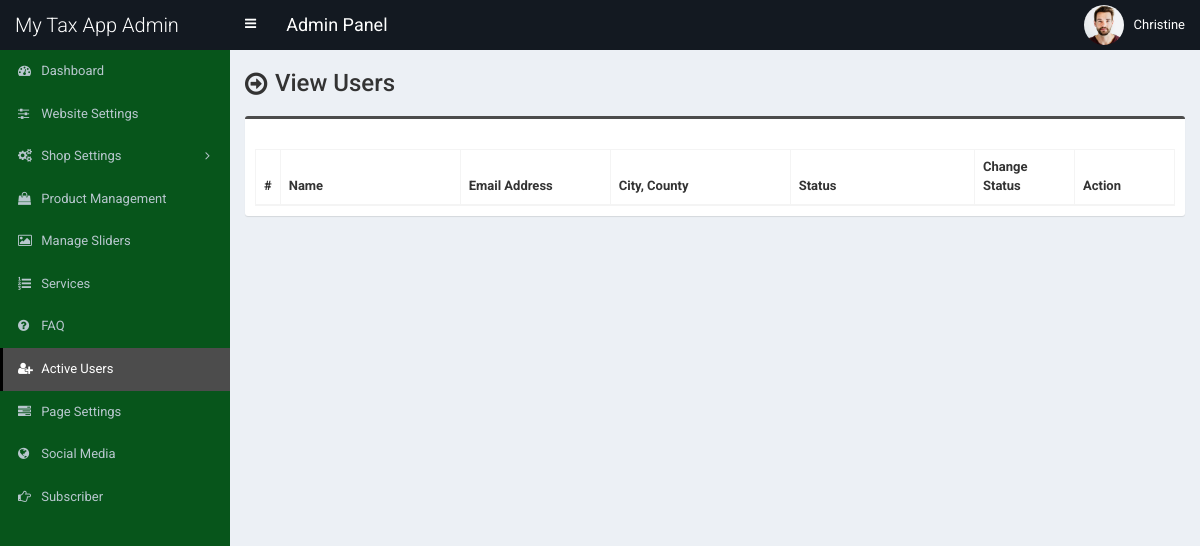
Page /admin/users.php (signed in) on the earlier database version.
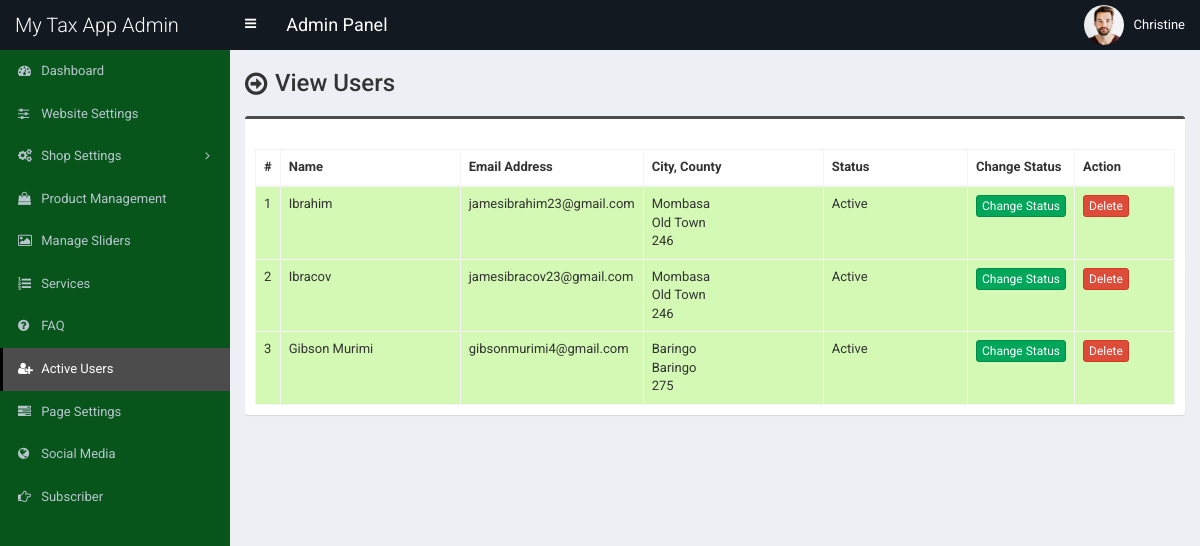
Same page on the later database version.
### tables this page shows
CREATE TABLE `tbl_customer` (
  `cust_id` int(11) NOT NULL,
  `cust_name` varchar(100) NOT NULL,
  `cust_cname` varchar(100) NOT NULL,
  `cust_email` varchar(100) NOT NULL,
  `cust_phone` varchar(50) NOT NULL,
  `cust_county` int(11) NOT NULL,
  `cust_address` mediumtext NOT NULL,
  `cust_town` varchar(100) NOT NULL,
  `cust_location` varchar(100) NOT NULL,
  `cust_zip` varchar(30) NOT NULL,
  `cust_b_name` varchar(100) NOT NULL,
  `cust_b_cname` varchar(100) NOT NULL,
  `cust_b_phone` varchar(50) NOT NULL,
  `cust_b_county` int(11) NOT NULL,
  `cust_b_address` mediumtext NOT NULL,
  `cust_b_town` varchar(100) NOT NULL,
  `cust_b_location` varchar(100) NOT NULL,
  `cust_b_zip` varchar(30) NOT NULL,
  `cust_s_name` varchar(100) NOT NULL,
  `cust_s_cname` varchar(100) NOT NULL,
  `cust_s_phone` varchar(50) NOT NULL,
  `cust_s_county` int(11) NOT NULL,
  `cust_s_address` mediumtext NOT NULL,
  `cust_s_town` varchar(100) NOT NULL,
  `cust_s_location` varchar(100) NOT NULL,
  `cust_s_zip` varchar(30) NOT NULL,
  `cust_password` varchar(100) NOT NULL,
  `cust_token` varchar(255) NOT NULL,
  `cust_datetime` varchar(100) NOT NULL,
  `cust_timestamp` varchar(100) NOT NULL,
  `cust_status` int(1) NOT NULL
);

CREATE TABLE `tbl_counties` (
  `county_id` int(11) NOT NULL,
  `county_name` varchar(100) NOT NULL DEFAULT ''
);

### admin/users.php (the view, shortened to what this page needs)
<?php require_once('header.php'); ?>
<section class="content-header">
    <div class="content-header-left">
        <h1>View Users</h1>
    </div>
</section>
<section class="content">
    <div class="row">
        <div class="col-md-12">
            <div class="box box-info">
                <div class="box-body table-responsive">
                    <table id="example1" class="table table-bordered table-hover table-striped">
                        <thead>
                            <tr>
                                <th width="10">#</th>
                                <th width="180">Name</th>
                                <th width="150">Email Address</th>
                                <th width="180"> City, County</th>
                                <th>Status</th>
                                <th width="100">Change Status</th>
                                <th width="100">Action</th>
                            </tr>
                        </thead>
                        <tbody>
                            <?php
							$i=0;
							$statement = $pdo->prepare("SELECT *
														FROM tbl_customer t1
														JOIN tbl_counties t2
														ON t1.cust_county = t2.county_id
													");
							$statement->execute();
							$result = $statement->fetchAll(PDO::FETCH_ASSOC);
							foreach ($result as $row) {
								$i++;
								?>
                            <tr class="<?php if($row['cust_status']==1) {echo 'bg-g';}else {echo 'bg-r';} ?>">
                                <td><?php echo $i; ?></td>
                                <td><?php echo $row['cust_name']; ?></td>
                                <td><?php echo $row['cust_email']; ?></td>
                                <td>
                                    <?php echo $row['county_name']; ?><br>
                                    <?php echo $row['cust_town']; ?><br>
                                    <?php echo $row['cust_county']; ?>
                                </td>
                                <td><?php if($row['cust_status']==1) {echo 'Active';} else {echo 'Inactive';} ?></td>
                                <td>
                                    <a href="user-change-status.php?id=<?php echo $row['cust_id']; ?>"
                                        class="btn btn-success btn-xs">Change Status</a>
                                </td>
                                <td>
                                    <a href="#" class="btn btn-danger btn-xs"
                                        data-href="user-delete.php?id=<?php echo $row['cust_id']; ?>"
                                        data-toggle="modal" data-target="#confirm-delete">Delete</a>
                                </td>
                            </tr>
                            <?php
							}
							?>
                        </tbody>
                    </table>
                </div>
            </div>
        </div>
    </div>
</section>
<?php require_once('footer.php'); ?>

### admin/header.php (shortened to what this page needs)
<!DOCTYPE html>
<html>
<head>
	<link rel="stylesheet" href="css/bootstrap.min.css">
	<link rel="stylesheet" href="css/font-awesome.min.css">
	<link rel="stylesheet" href="css/ionicons.min.css">
	<link rel="stylesheet" href="css/datepicker3.css">
	<link rel="stylesheet" href="css/all.css">
	<link rel="stylesheet" href="css/select2.min.css">
	<link rel="stylesheet" href="css/dataTables.bootstrap.css">
	<link rel="stylesheet" href="css/jquery.fancybox.css">
	<link rel="stylesheet" href="css/AdminLTE.min.css">
	<link rel="stylesheet" href="css/_all-skins.min.css">
	<link rel="stylesheet" href="css/on-off-switch.css"/>
	<link rel="stylesheet" href="css/summernote.css">
	<link rel="stylesheet" href="style.css">
</head>
<body class="hold-transition fixed skin-blue sidebar-mini">
	<div class="wrapper">
		<header class="main-header">
			<a href="index.php" class="logo">
				<span class="logo-lg">My Tax App Admin Panel</span>
			</a>
			<nav class="navbar navbar-static-top">
				<a href="#" class="sidebar-toggle" data-toggle="offcanvas" role="button">
				</a>
				<span style="float:left;line-height:50px;color:#fff;padding-left:15px;font-size:18px;">Admin Panel</span>
				<div class="navbar-custom-menu">
					<ul class="nav navbar-nav">
						<li class="dropdown user user-menu">
							<a href="#" class="dropdown-toggle" data-toggle="dropdown">
								<img src="../assets/uploads/<?php echo $_SESSION['user']['photo']; ?>" class="user-image" alt="User Image">
								<span class="hidden-xs"><?php echo $_SESSION['user']['full_name']; ?></span>
							</a>
						</li>
					</ul>
				</div>
			</nav>
		</header>
  		<?php $cur_page = substr($_SERVER["SCRIPT_NAME"],strrpos($_SERVER["SCRIPT_NAME"],"/")+1); ?>
  		<aside class="main-sidebar">
    		<section class="sidebar">
      			<ul class="sidebar-menu">
			        <li class="treeview <?php if($cur_page == 'index.php') {echo 'active';} ?>">
			          <a href="index.php">
			            <i class="fa fa-dashboard"></i> <span>Dashboard</span>
			          </a>
			        </li>
			        <li class="treeview <?php if( ($cur_page == 'settings.php') ) {echo 'active';} ?>">
			          <a href="settings.php">
			            <i class="fa fa-sliders"></i> <span>Website Settings</span>
			          </a>
			        </li>
                    <li class="treeview <?php if( ($cur_page == 'size.php') || ($cur_page == 'size-add.php') || ($cur_page == 'size-edit.php') || ($cur_page == 'color.php') || ($cur_page == 'color-add.php') || ($cur_page == 'color-edit.php') || ($cur_page == 'country.php') || ($cur_page == 'country-add.php') || ($cur_page == 'country-edit.php') || ($cur_page == 'shipping-cost.php') || ($cur_page == 'shipping-cost-edit.php') || ($cur_page == 'top-category.php') || ($cur_page == 'top-category-add.php') || ($cur_page == 'top-category-edit.php') || ($cur_page == 'mid-category.php') || ($cur_page == 'mid-category-add.php') || ($cur_page == 'mid-category-edit.php') || ($cur_page == 'end-category.php') || ($cur_page == 'end-category-add.php') || ($cur_page == 'end-category-edit.php') ) {echo 'active';} ?>">
                        <a href="#">
                            <i class="fa fa-cogs"></i>
                            <span>Shop Settings</span>
                            <span class="pull-right-container">
								<i class="fa fa-angle-left pull-right"></i>
							</span>
                        </a>
                    </li>
                    <li class="treeview <?php if( ($cur_page == 'product.php') || ($cur_page == 'product-add.php') || ($cur_page == 'product-edit.php') ) {echo 'active';} ?>">
                        <a href="product.php">
                            <i class="fa fa-shopping-bag"></i> <span>Product Management</span>
                        </a>
                    </li>
                     <li class="treeview <?php if( ($cur_page == 'slider.php') ) {echo 'active';} ?>">
			          <a href="slider.php">
			            <i class="fa fa-picture-o"></i> <span>Manage Sliders</span>
			          </a>
			        </li>
			        <li class="treeview <?php if( ($cur_page == 'service.php') ) {echo 'active';} ?>">
			          <a href="service.php">
			            <i class="fa fa-list-ol"></i> <span>Services</span>
			          </a>
			        </li>
			      			        <li class="treeview <?php if( ($cur_page == 'faq.php') ) {echo 'active';} ?>">
			          <a href="faq.php">
			            <i class="fa fa-question-circle"></i> <span>FAQ</span>
			          </a>
			        </li>
						<li class="treeview <?php if( ($cur_page == 'users.php') || ($cur_page == 'customer-add.php') || ($cur_page == 'customer-edit.php') ) {echo 'active';} ?>">
			          <a href="users.php">
			            <i class="fa fa-user-plus"></i> <span>Active Users</span>
			          </a>
			        </li>
			        <li class="treeview <?php if( ($cur_page == 'page.php') ) {echo 'active';} ?>">
			          <a href="page.php">
			            <i class="fa fa-tasks"></i> <span>Page Settings</span>
			          </a>
			        </li>
			        <li class="treeview <?php if( ($cur_page == 'social-media.php') ) {echo 'active';} ?>">
			          <a href="social-media.php">
			            <i class="fa fa-globe"></i> <span>Social Media</span>
			          </a>
			        </li>
			        <li class="treeview <?php if( ($cur_page == 'subscriber.php')||($cur_page == 'subscriber.php') ) {echo 'active';} ?>">
			          <a href="subscriber.php">
			            <i class="fa fa-hand-o-right"></i> <span>Subscriber</span>
			          </a>
			        </li>
      			</ul>
    		</section>
  		</aside>
  		<div class="content-wrapper">

### admin/footer.php (shortened to what this page needs)
		</div>
	</div>
</body>
</html>

### admin/style.css (style rules this page uses)
body { font-size: 13px; font-family: "Roboto", sans-serif; }
.navbar-nav > .user-menu .user-image { width: 40px; height: 40px; margin-top: -10px; }
.content-header > h1, .content-header .content-header-left h1 { font-family: "Roboto", sans-serif; }
.main-header .logo { text-align: left; }
.main-header .logo .logo-lg { font-family: "Roboto", sans-serif; }
.box-info { padding-top: 20px; }
.sidebar-menu li > a > .pull-right-container > .fa-angle-left:before { content: "\f105"; }
.content-header { overflow: hidden; }
.content-header .content-header-left { float: left; padding-top: 5px; }
.content-header .content-header-left h1 { margin-top: 0; margin-bottom: 0; padding-left: 30px; padding-bottom: 5px; font-size: 24px; position: relative; }
.content-header .content-header-left h1:before { position: absolute; top: 0; left: 0; font-family: "FontAwesome", sans-serif; font-size: 26px; content: "\f18e"; }
.skin-blue .sidebar-menu > li:hover > a, .skin-blue .sidebar-menu > li.active > a { color: #fff; background: #3c8dbc; border-left-color: #3c8dbc; }
.skin-blue .main-header .logo, .skin-blue .main-header .logo:hover, .skin-blue .main-header .navbar, .skin-blue .main-header .navbar .sidebar-toggle:hover { background-color: #131921; }
.skin-blue .sidebar-menu > li:hover > a, .skin-blue .sidebar-menu > li.active > a { background-color: #4c4c4c; border-left-color: #000000; }
.box.box-info { border-top-color: #4c4c4c; }
.bg-g { background: #d3f9b4 !important; }

Differences in the rows shown:
added tbl_customer: cust_name "Ibrahim", cust_email "jamesibrahim23@gmail.com", tbl_counties.county_name "Mombasa", cust_town "Old Town", cust_county "246", cust_status "Active"
added tbl_customer: cust_name "Ibracov", cust_email "jamesibracov23@gmail.com", tbl_counties.county_name "Mombasa", cust_town "Old Town", cust_county "246", cust_status "Active"
added tbl_customer: cust_name "Gibson Murimi", cust_email "gibsonmurimi4@gmail.com", tbl_counties.county_name "Baringo", cust_town "Baringo", cust_county "275", cust_status "Active"
